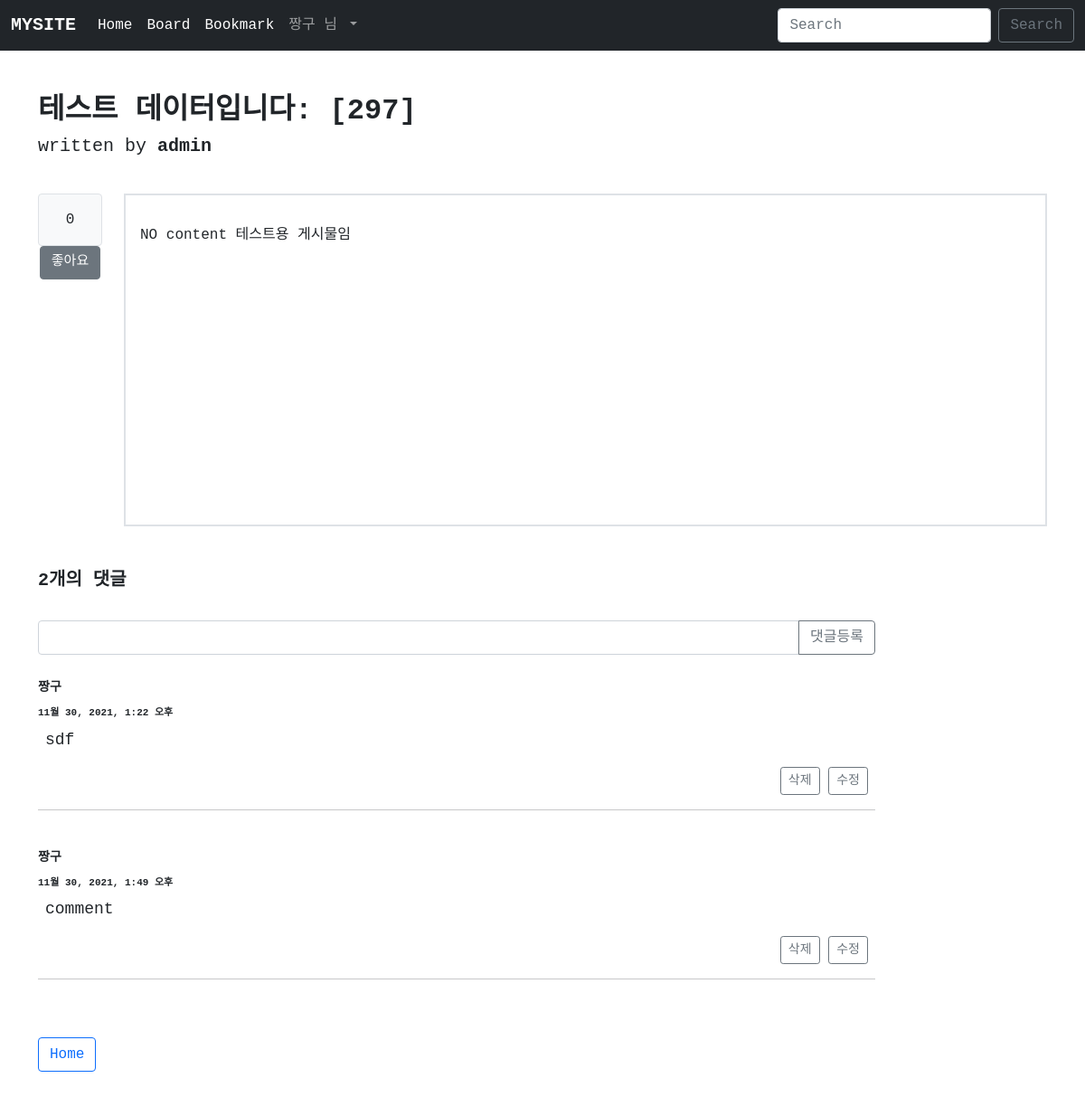
The page /board/detail/302 (signed in) on the database as committed earlier.
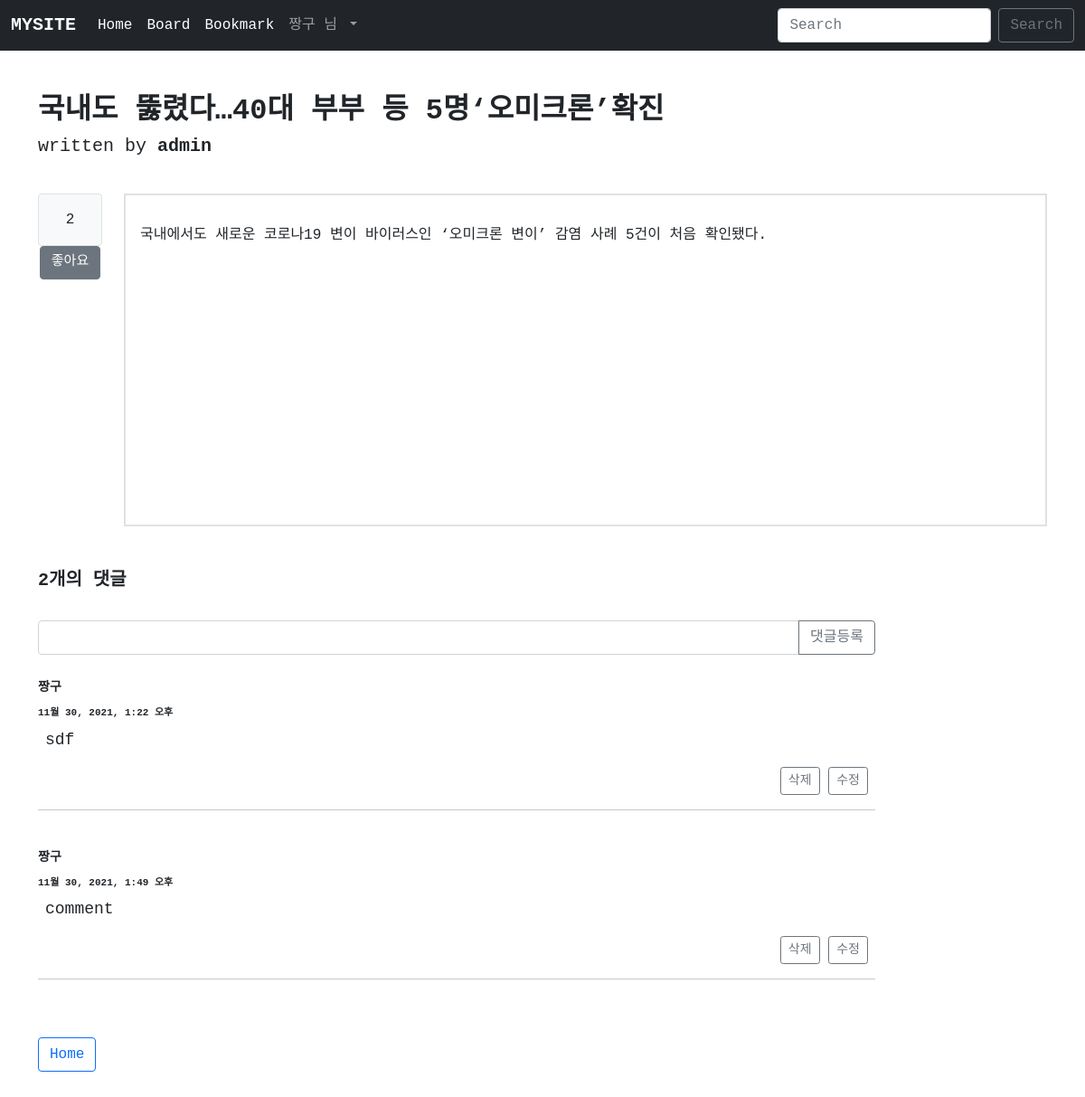
The same page on the database as committed later.
### board/models.py (models this page shows, shortened)
class Board(models.Model):
    subject = models.CharField(max_length=100)
    writer = models.CharField(max_length=30)
    content = models.TextField()
    photo = models.ImageField(upload_to='post',blank=True, null=True)
    ctime = models.DateTimeField()
    voter = models.ManyToManyField(User)
    def getphoto(self):
        if self.photo: #사진이 있는 경우
            return self.photo.url
        return "" #사진 첨부 안하는 경우

### board/views.py (the view)
# urls.py: path('detail/<pk>', views.detail, name = 'detail'),
def detail(request, pk):
    if not request.user.username:
        return redirect("acc:index")
    b = Board.objects.get(pk=pk)
    r = b.reply_set.all()
    context = {
        'b' : b,
        'rep' : r,
    }
    return render(request, "board/detail.html", context)

### board/templatetags/board_filter.py (called while the page is built)
@register.filter()
def mark(value):
    extensions = ["nl2br", "fenced_code"]
    return mark_safe(markdown.markdown(value, extensions=extensions))

### template/board/detail.html (shortened to what this page needs)
{% extends 'base.html' %}
{% load board_filter %}
{% block content %}
<div class = 'container my-5 jm'>
    <h2><b>{{ b.subject }}</b></h2>
    <h5>written by <b>{{ b.writer }}</b></h5>
    <div class = "row my-3">
        <div class='col-1 text-center mt-4'>
            <div class = "rounded bg-light text-center p-3 border font-weight-bolder">{{ b.voter.count }}</div>
            <a href="{% url 'board:voter' b.id %}" class = "recommend btn btn-secondary btn-block" style = 'font-size: 15px;'>좋아요</a>
        </div>
        <div class='col-11'>
            <div class = 'border border-2 card-body'>
                <div class = "card-te   xt mt-3 mb-3" name = 'content' style = 'max-width: 100%; height : 300px' disabled>{{ b.content|mark }}</div>
            </div>
        </div>
    </div>
</div>
<div class = 'container mt-5 mb-5 jm'>
    <h5><b>{{ rep.count }}개의 댓글</b></h5>
    <div class="row mt-4 mb-4">
        <div class="col-lg-10">
            <form action="{% url 'board:reply' b.id %}" method = "post">
            <div class="input-group mt-2 mr-5">
                <input type="text" name = "comment" id = "comment" class="form-control" aria-describedby="button-addon2">
                <button class="btn btn-outline-secondary" type="submit" id="button-addon2">댓글등록</button>
            </div>
            </form>
        </div>
    </div>
    {% if rep %}
        {% for i in rep %}
        <div class="row mt-4 mb-4">
            <div class="col-lg-10">
                <span style="font-weight: bold; font-size:14px;" class="mt-5" >{{i.replyer}}
                <div class = "mt-2" style="font-size:11px;">{{ i.create_time }}</div></span>
                <div disabled class="card_body m-2">
                    <div class = "mt-2 card-text" style="font-size:18px;">{{ i.comment|mark }}</div>
                    {% if i.replyer == user.username %}
                    <div class = "text-end">
                        <a href = "{% url 'board:del_rep' i.id %}"><button class = "btn btn-outline-secondary btn-sm">삭제</button></a>
                        <a href = "#"><button class = "btn btn-outline-secondary btn-sm">수정</button></a>
                    </div>
                    {% endif %}
                </div>
                <hr>
            </div>
        </div>
        {% endfor %}
    {% endif %}
</div>
<div class = 'container mt-5 mb-5 jm'>
    {% if b.writer == user.username %}
    <a href = "{% url 'board:index' %}"><button class = "btn btn-outline-primary">Home</button></a>
    <a href = "{% url 'board:update' b.id %}"><button class = "btn btn-outline-success">Modify</button></a>
    <button type="button" class="btn btn-outline-danger" data-bs-toggle="modal" data-bs-target="#exampleModal">
        Delete
    </button>
</div>
<div class="modal fade" id="exampleModal" tabindex="-1" aria-labelledby="exampleModalLabel" aria-hidden="true">
    <div class="modal-dialog">
    <div class="modal-content">
        <div class="modal-header">
        <h5 class="modal-title" id="exampleModalLabel"><b>WARNING</b></h5>
        <button type="button" class="btn-close" data-bs-dismiss="modal" aria-label="Close"></button>
        </div>
        <div class="modal-body">
        <b>해당 게시글을 정말 삭제하시겠습니까?</b>
        </div>
        <div class="modal-footer">
        <button type="button" class="btn btn-secondary" data-bs-dismiss="modal">Close</button>
        <a href = "{% url 'board:delete' b.id %}"><button type="button" class="btn btn-danger">Delete</button></a>
        </div>
    </div>
    </div>
</div>
{% else %}
<a href = "{% url 'board:index' %}"><button class = "btn btn-outline-primary">Home</button></a>
{% endif %}
{% endblock %}

Rows that differ between the two databases and show on the page:
changed Board "admin": subject "테스트 데이터입니다: [297]" → "국내도 뚫렸다…40대 부부 등 5명‘오미크론’확진"; voter.count "0" → "2"; content|mark "NO content 테스트용 게시물임" → "국내에서도 새로운 코로나19 변이 바이러스인 ‘오미크론 변이’ 감염 사례 5건이 처음 확인됐다."
